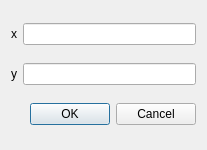
<?xml version="1.0" encoding="UTF-8"?>
<ui version="4.0">
 <class>CFindLocDlg</class>
 <widget class="QDialog" name="CFindLocDlg">
  <property name="geometry">
   <rect>
    <x>0</x>
    <y>0</y>
    <width>207</width>
    <height>150</height>
   </rect>
  </property>
  <property name="windowTitle">
   <string>Find Location</string>
  </property>
  <layout class="QVBoxLayout">
   <item>
    <layout class="QHBoxLayout">
     <item>
      <widget class="QLabel">
       <property name="text">
        <string>x</string>
       </property>
      </widget>
     </item>
     <item>
      <widget class="QLineEdit" name="c_x"/>
     </item>
    </layout>
   </item>
   <item>
    <layout class="QHBoxLayout">
     <item>
      <widget class="QLabel">
       <property name="text">
        <string>y</string>
       </property>
      </widget>
     </item>
     <item>
      <widget class="QLineEdit" name="c_y"/>
     </item>
    </layout>
   </item>
   <item>
    <layout class="QHBoxLayout">
     <item>
      <spacer name="horizontalSpacer">
       <property name="orientation">
        <enum>Qt::Horizontal</enum>
       </property>
       <property name="sizeHint" stdset="0">
        <size>
         <width>40</width>
         <height>20</height>
        </size>
       </property>
      </spacer>
     </item>
     <item>
      <widget class="QPushButton" name="c_ok">
       <property name="text">
        <string>OK</string>
       </property>
      </widget>
     </item>
     <item>
      <widget class="QPushButton" name="c_cancel">
       <property name="text">
        <string>Cancel</string>
       </property>
      </widget>
     </item>
    </layout>
   </item>
  </layout>
 </widget>
 <resources/>
 <connections>
  <connection>
   <sender>c_ok</sender>
   <signal>clicked()</signal>
   <receiver>CFindLocDlg</receiver>
   <slot>OnOK()</slot>
   <hints>
    <hint type="sourcelabel">
     <x>49</x>
     <y>119</y>
    </hint>
    <hint type="destinationlabel">
     <x>16</x>
     <y>118</y>
    </hint>
   </hints>
  </connection>
  <connection>
   <sender>c_cancel</sender>
   <signal>clicked()</signal>
   <receiver>CFindLocDlg</receiver>
   <slot>OnCancel()</slot>
   <hints>
    <hint type="sourcelabel">
     <x>148</x>
     <y>130</y>
    </hint>
    <hint type="destinationlabel">
     <x>192</x>
     <y>114</y>
    </hint>
   </hints>
  </connection>
 </connections>
 <slots>
  <slot>OnOK()</slot>
  <slot>OnCancel()</slot>
 </slots>
</ui>
